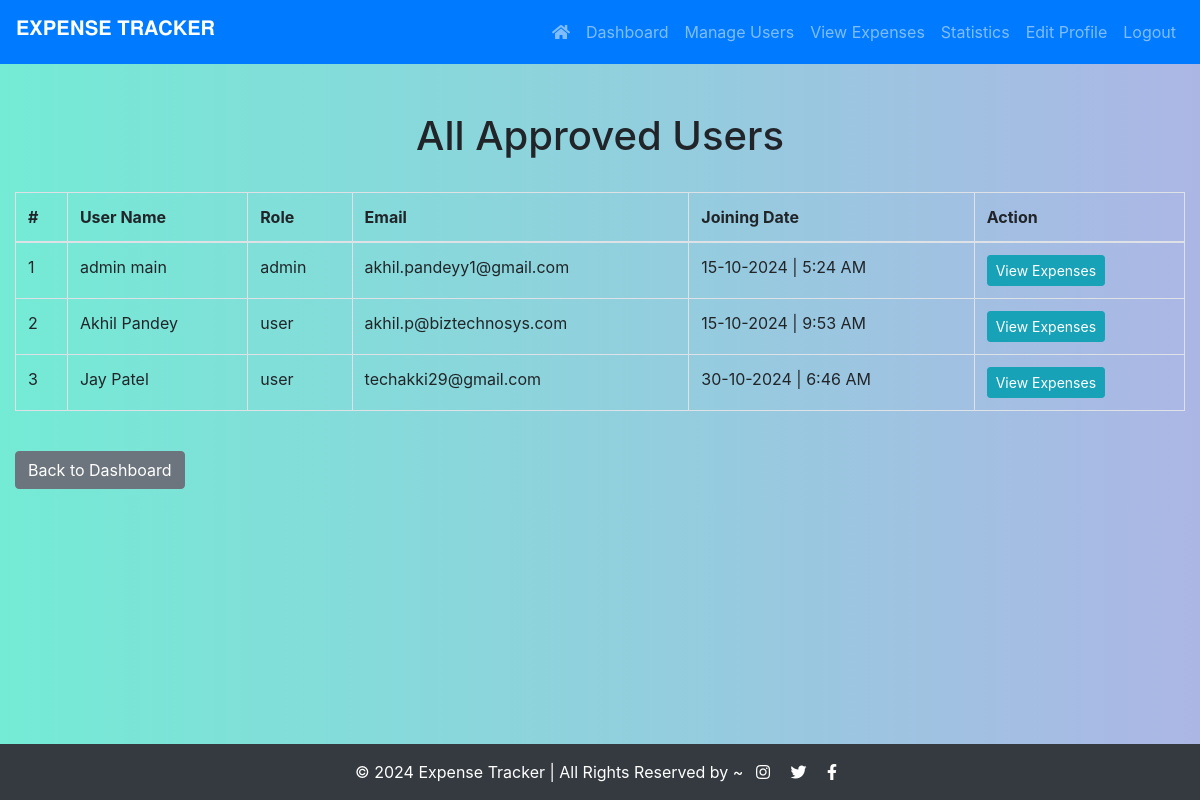
The app's page /admin_track_expenses.php (signed in) with its own data.
### tables this page shows
CREATE TABLE `users` (
  `id` int(11) NOT NULL,
  `first_name` varchar(50) DEFAULT NULL,
  `last_name` varchar(50) DEFAULT NULL,
  `email` varchar(100) DEFAULT NULL,
  `password` varchar(255) DEFAULT NULL,
  `role` enum('admin','user') DEFAULT 'user',
  `otp` varchar(6) NOT NULL,
  `otp_created_at` datetime DEFAULT NULL,
  `created_at` timestamp NOT NULL DEFAULT current_timestamp(),
  `approve` tinyint(1) NOT NULL DEFAULT 0
);

### admin_track_expenses.php (the view, shortened to what this page needs)
<?php
include 'header.php';
include 'db.php';
$usersQuery = "SELECT * FROM users WHERE approve = 1";
$usersResult = mysqli_query($conn, $usersQuery);
?>
<!DOCTYPE html>
<html lang="en">
<head>
    <link rel="stylesheet" href="https://stackpath.bootstrapcdn.com/bootstrap/4.5.2/css/bootstrap.min.css">
    <link rel="stylesheet" href="style.css">
</head>
<body>
    <div class="container-fluid">
        <h1 class="mt-5 text-center">All Approved Users</h1>
        <div class="table-responsive">
            <table class="table table-bordered mt-4">
                <thead>
                    <tr>
                        <th>#</th>
                        <th>User Name</th>
                        <th>Role</th>
                        <th>Email</th>
                        <th>Joining Date</th>
                        <th>Action</th>
                    </tr>
                </thead>
                <tbody>
                    <?php if (mysqli_num_rows($usersResult) > 0): ?>
                        <?php $counter = 1;  ?>
                        <?php while ($user = mysqli_fetch_assoc($usersResult)): ?>
                            <tr>
                                <td><?php echo $counter++;  ?></td>
                                <td><?php echo htmlspecialchars($user['first_name'] . ' ' . $user['last_name']); ?></td>
                                <td><?php echo htmlspecialchars($user['role']); ?></td>
                                <td><?php echo htmlspecialchars($user['email']); ?></td>
                                <td><?php echo date('d-m-Y | g:i A', strtotime($user['created_at'])); ?></td>
                                <td>
                                    <a href="admin_user_expenses.php?user_id=<?php echo $user['id']; ?>" class="btn btn-info btn-sm">View Expenses</a>
                                </td>
                            </tr>
                        <?php endwhile; ?>
                    <?php else: ?>
                        <tr>
                            <td colspan="5" class="text-center">No users found.</td>
                        </tr>
                    <?php endif; ?>
                </tbody>
            </table>
            <a href="admin_dashboard.php" class="btn btn-secondary mt-4">Back to Dashboard</a><br><br>
        </div>
    </div>
    <?php include 'footer.php'; ?>
</body>
</html>

### style.css (style rules this page uses)
body { font-family: 'Segoe UI', Tahoma, Geneva, Verdana, sans-serif; background: linear-gradient(to right, #74ebd5, #acb6e5); min-height: 100vh; margin: 0; padding: 0; display: flex; flex-direction: column; }

### header.php (style rules this page uses)
body { font-family: 'Roboto', sans-serif; }

### admin_track_expenses.php (style rules this page uses)
.table { border: 1px solid #dee2e6; }
.table th, .table td { border: 1px solid #dee2e6; }

### footer.php (style rules this page uses)
html, body { height: 100%; margin: 0; }
body { display: flex; flex-direction: column; }

### records on screen
users: first_name+last_name "admin main", role "admin", email "akhil.pandeyy1@gmail.com", created_at "15-10-2024 | 5:24 AM"
users: first_name+last_name "Akhil Pandey", role "user", email "akhil.p@biztechnosys.com", created_at "15-10-2024 | 9:53 AM"
users: first_name+last_name "Jay Patel", role "user", email "techakki29@gmail.com", created_at "30-10-2024 | 6:46 AM"
